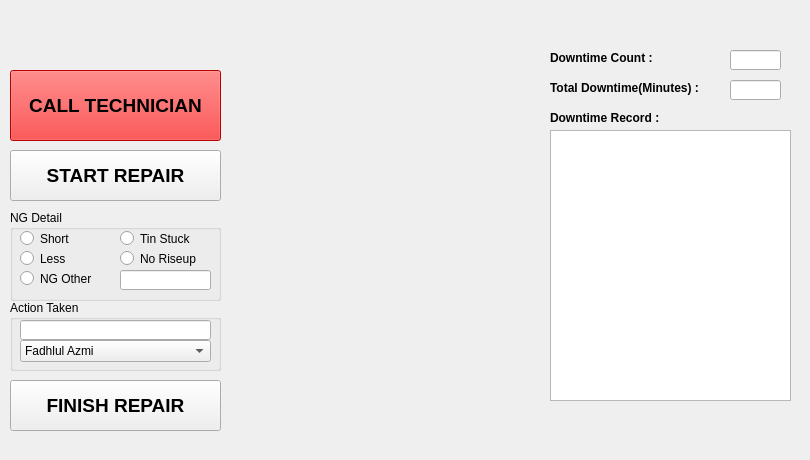
    <widget class="QWidget" name="tab">
     <attribute name="title">
      <string>Robotic 01</string>
     </attribute>
     <widget class="QPushButton" name="pushButton">
      <property name="geometry">
       <rect>
        <x>10</x>
        <y>70</y>
        <width>211</width>
        <height>71</height>
       </rect>
      </property>
      <property name="font">
       <font>
        <pointsize>14</pointsize>
        <weight>75</weight>
        <bold>true</bold>
       </font>
      </property>
      <property name="styleSheet">
       <string notr="true">background-color: rgb(255, 0, 0);</string>
      </property>
      <property name="text">
       <string>CALL TECHNICIAN</string>
      </property>
     </widget>
     <widget class="QPushButton" name="pushButton_2">
      <property name="geometry">
       <rect>
        <x>10</x>
        <y>150</y>
        <width>211</width>
        <height>51</height>
       </rect>
      </property>
      <property name="font">
       <font>
        <pointsize>14</pointsize>
        <weight>75</weight>
        <bold>true</bold>
       </font>
      </property>
      <property name="styleSheet">
       <string notr="true"/>
      </property>
      <property name="text">
       <string>START REPAIR</string>
      </property>
     </widget>
     <widget class="QPushButton" name="pushButton_3">
      <property name="geometry">
       <rect>
        <x>10</x>
        <y>380</y>
        <width>211</width>
        <height>51</height>
       </rect>
      </property>
      <property name="font">
       <font>
        <pointsize>14</pointsize>
        <weight>75</weight>
        <bold>true</bold>
       </font>
      </property>
      <property name="text">
       <string>FINISH REPAIR</string>
      </property>
     </widget>
     <widget class="QLabel" name="label">
      <property name="geometry">
       <rect>
        <x>0</x>
        <y>0</y>
        <width>801</width>
        <height>451</height>
       </rect>
      </property>
      <property name="styleSheet">
       <string notr="true">background-image: url(:/newPrefix/border.png);</string>
      </property>
      <property name="text">
       <string/>
      </property>
     </widget>
     <widget class="QLabel" name="label_7">
      <property name="geometry">
       <rect>
        <x>-50</x>
        <y>-60</y>
        <width>271</width>
        <height>191</height>
       </rect>
      </property>
      <property name="styleSheet">
       <string notr="true">image: url(:/newPrefix/Logo siix.png);</string>
      </property>
      <property name="text">
       <string/>
      </property>
     </widget>
     <widget class="QLabel" name="label_19">
      <property name="geometry">
       <rect>
        <x>550</x>
        <y>110</y>
        <width>111</width>
        <height>16</height>
       </rect>
      </property>
      <property name="font">
       <font>
        <weight>75</weight>
        <bold>true</bold>
       </font>
      </property>
      <property name="text">
       <string>Downtime Record :</string>
      </property>
     </widget>
     <widget class="QLabel" name="label_20">
      <property name="geometry">
       <rect>
        <x>550</x>
        <y>80</y>
        <width>151</width>
        <height>16</height>
       </rect>
      </property>
      <property name="font">
       <font>
        <weight>75</weight>
        <bold>true</bold>
       </font>
      </property>
      <property name="text">
       <string>Total Downtime(Minutes) :</string>
      </property>
     </widget>
     <widget class="QLabel" name="label_21">
      <property name="geometry">
       <rect>
        <x>550</x>
        <y>50</y>
        <width>111</width>
        <height>16</height>
       </rect>
      </property>
      <property name="font">
       <font>
        <weight>75</weight>
        <bold>true</bold>
       </font>
      </property>
      <property name="text">
       <string>Downtime Count :</string>
      </property>
     </widget>
     <widget class="QLineEdit" name="lineEdit">
      <property name="geometry">
       <rect>
        <x>730</x>
        <y>50</y>
        <width>51</width>
        <height>20</height>
       </rect>
      </property>
     </widget>
     <widget class="QLineEdit" name="lineEdit_2">
      <property name="geometry">
       <rect>
        <x>730</x>
        <y>80</y>
        <width>51</width>
        <height>20</height>
       </rect>
      </property>
     </widget>
     <widget class="QTableWidget" name="tableWidget">
      <property name="geometry">
       <rect>
        <x>550</x>
        <y>130</y>
        <width>241</width>
        <height>271</height>
       </rect>
      </property>
     </widget>
     <widget class="QGroupBox" name="groupBox">
      <property name="geometry">
       <rect>
        <x>10</x>
        <y>210</y>
        <width>211</width>
        <height>91</height>
       </rect>
      </property>
      <property name="title">
       <string>NG Detail</string>
      </property>
      <widget class="QRadioButton" name="radioButton">
       <property name="geometry">
        <rect>
         <x>10</x>
         <y>20</y>
         <width>82</width>
         <height>17</height>
        </rect>
       </property>
       <property name="text">
        <string>Short</string>
       </property>
      </widget>
      <widget class="QRadioButton" name="radioButton_2">
       <property name="geometry">
        <rect>
         <x>10</x>
         <y>40</y>
         <width>82</width>
         <height>17</height>
        </rect>
       </property>
       <property name="text">
        <string>Less</string>
       </property>
      </widget>
      <widget class="QRadioButton" name="radioButton_3">
       <property name="geometry">
        <rect>
         <x>10</x>
         <y>60</y>
         <width>82</width>
         <height>17</height>
        </rect>
       </property>
       <property name="text">
        <string>NG Other</string>
       </property>
      </widget>
      <widget class="QRadioButton" name="radioButton_5">
       <property name="geometry">
        <rect>
         <x>110</x>
         <y>20</y>
         <width>82</width>
         <height>17</height>
        </rect>
       </property>
       <property name="text">
        <string>Tin Stuck</string>
       </property>
      </widget>
      <widget class="QRadioButton" name="radioButton_6">
       <property name="geometry">
        <rect>
         <x>110</x>
         <y>40</y>
         <width>82</width>
         <height>17</height>
        </rect>
       </property>
       <property name="text">
        <string>No Riseup</string>
       </property>
      </widget>
      <widget class="QLineEdit" name="lineEdit_3">
       <property name="geometry">
        <rect>
         <x>110</x>
         <y>60</y>
         <width>91</width>
         <height>20</height>
        </rect>
       </property>
      </widget>
     </widget>
     <widget class="QGroupBox" name="groupBox_2">
      <property name="geometry">
       <rect>
        <x>10</x>
        <y>300</y>
        <width>211</width>
        <height>71</height>
       </rect>
      </property>
      <property name="title">
       <string>Action Taken</string>
      </property>
      <widget class="QLineEdit" name="lineEdit_5">
       <property name="geometry">
        <rect>
         <x>10</x>
         <y>20</y>
         <width>191</width>
         <height>20</height>
        </rect>
       </property>
      </widget>
      <widget class="QComboBox" name="comboBox">
       <property name="geometry">
        <rect>
         <x>10</x>
         <y>40</y>
         <width>191</width>
         <height>22</height>
        </rect>
       </property>
       <item>
        <property name="text">
         <string>Fadhlul Azmi</string>
        </property>
       </item>
       <item>
        <property name="text">
         <string>Gusti Amasta</string>
        </property>
       </item>
       <item>
        <property name="text">
         <string>Eko Prasetyo</string>
        </property>
       </item>
       <item>
        <property name="text">
         <string>Dwi Anggara Putra</string>
        </property>
       </item>
       <item>
        <property name="text">
         <string>Agil Bayu Trisna</string>
        </property>
       </item>
       <item>
        <property name="text">
         <string>Andrey Karona Sitepu</string>
        </property>
       </item>
      </widget>
     </widget>
     <zorder>label</zorder>
     <zorder>label_7</zorder>
     <zorder>pushButton</zorder>
     <zorder>pushButton_2</zorder>
     <zorder>pushButton_3</zorder>
     <zorder>label_19</zorder>
     <zorder>label_20</zorder>
     <zorder>label_21</zorder>
     <zorder>lineEdit</zorder>
     <zorder>lineEdit_2</zorder>
     <zorder>tableWidget</zorder>
     <zorder>groupBox</zorder>
     <zorder>groupBox_2</zorder>
    </widget>
